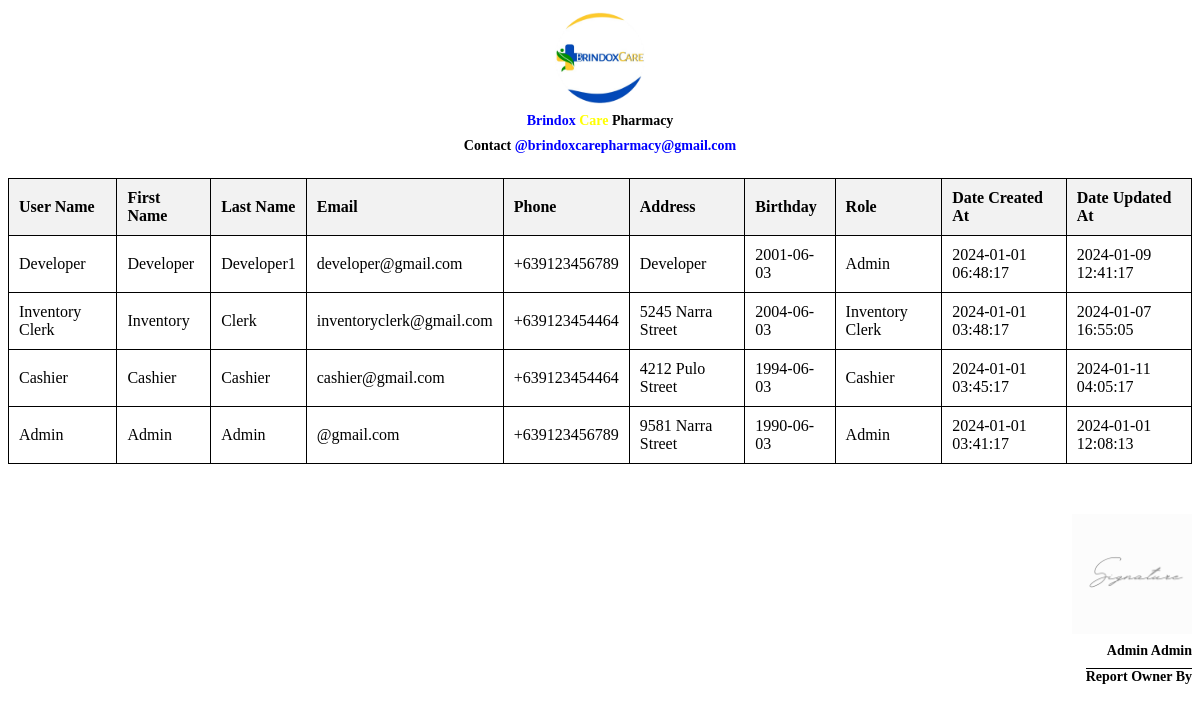
The page /getdata/account_data_query.php (signed in) on the database its author committed.
### tables this page shows
CREATE TABLE `user` (
  `user_id` int(222) NOT NULL AUTO_INCREMENT PRIMARY KEY,
  `username` varchar(222) NOT NULL,
  `firstname` varchar(222) NOT NULL,
  `lastname` varchar(222) NOT NULL,
  `email` varchar(222) NOT NULL,
  `phone` varchar(222) NOT NULL,
  `address` varchar(222) NOT NULL,
  `birthday` date NOT NULL,
  `password` varchar(222) NOT NULL,
  `role` varchar(222) NOT NULL COMMENT 'Admin, Super Admin, Cashier, Inventory Clerk',
  `image` varchar(222) NOT NULL,
  `signature` varchar(222) NOT NULL,
  `session_attempt` int(11) NOT NULL,
  `code` varchar(222) NOT NULL,
  `time` varchar(222) NOT NULL,
  `status` varchar(222) NOT NULL,
  `created_by` int(222) NOT NULL,
  `updated_by` int(222) NOT NULL,
  `date_created_at` datetime NOT NULL,
  `date_updated_at` datetime NOT NULL
);

### getdata/account_data_query.php (the view, shortened to what this page needs)
<!DOCTYPE html>
<html lang="en">
<head>
</head>
<body>
    <div style="display: flex;justify-content: center;align-items: center;flex-direction: column;height: 100%; text-align: center;left: 25px;">
        <img src="../assets/images/default_images/brindox.png" width='100' height='100' style="border-radius: 50%; border: 0; object-fit: cover;" />
        <h1 style="margin: 0; padding: 0; line-height: 1.8; font-size: 14px; color: blue;">
            Brindox <span style="color: yellow;">Care</span> <span style="color: black;">Pharmacy</span>
        </h1>
        <h1 style="margin: 0;padding: 0;line-height: 1.8;font-size: 14px;color: blue;">
            <span style="color: black;">Contact</span> @brindoxcarepharmacy@gmail.com
        </h1>
    </div>
    <table>
        <thead>
            <th>User Name</th>
            <th>First Name</th>
            <th>Last Name</th>
            <th>Email</th>
            <th>Phone</th>
            <th>Address</th>
            <th>Birthday</th>
            <th>Role</th>
            <th>Date Created At</th>
            <th>Date Updated At</th>
        </thead>
        <tbody>
            <?php
            include '../config/connect.php';
            $user_list_query = "SELECT * FROM `user` ORDER BY `user_id` DESC";
            $user_list_result = mysqli_query($conn, $user_list_query);
            if (mysqli_num_rows($user_list_result) > 0) {
                while ($row = mysqli_fetch_array($user_list_result)) { ?>
                    <tr>
                        <td><?php echo $row["username"] ?></td>
                        <td><?php echo $row["firstname"] ?></td>
                        <td><?php echo $row["lastname"] ?></td>
                        <td><?php echo $row["email"] ?></td>
                        <td><?php echo $row["phone"] ?></td>
                        <td><?php echo $row["address"] ?></td>
                        <td><?php echo $row["birthday"] ?></td>
                        <td><?php echo $row["role"] ?></td>
                        <td><?php echo $row["date_created_at"] ?></td>
                        <td><?php echo $row["date_updated_at"] ?></td>
                    </tr>
            <?php
                }
            }
            ?>
        </tbody>
    </table>
    <div style="align-items: right;flex-direction: column;height: 100%; text-align: right;right: 25px; padding-top: 50px;">
        <?php
        $user_query = "SELECT * FROM `user` WHERE `user_id` = '" . $_SESSION["user_id_admin"] . "' ORDER BY `user_id` DESC";
        $user_result = mysqli_query($conn, $user_query);
        $user = mysqli_fetch_array($user_result);
        if (is_array($user)) { ?>
            <?php if (empty($user['signature'])) { ?>
                <img src="../assets/images/default_images/Signature.png" width='120' height='120' style="opacity: 50%; border: 0; object-fit: cover;" />
            <?php } else { ?>
                <img src="../assets/images/signature_images/<?php echo $user["signature"]; ?>" width='120' height='120' style="opacity: 50%; border: 0; object-fit: cover;" />
        <?php }
        } ?>
        <h5 style="margin: 0; padding: 0; line-height: 1.8; font-size: 14px; color: black;">
            <span style="color: black;"><?php echo $user["firstname"] ?></span> <span style="color: black;"><?php echo $user["lastname"] ?></span>
        </h5>
        <h1 style="margin: 0;padding: 0;line-height: 1.8;font-size: 14px;color: blue;">
            <span style="color: black; font-weight: 900; border-top: solid 1px #000; width: 200px;">Report Owner By</span>
        </h1>
    </div>
</body>
</html>

### getdata/account_data_query.php (style rules this page uses)
table { border-collapse: collapse; margin-top: 20px; width: 100%; }
table, th, td { border: 1px solid black; padding: 10px; text-align: left; }
th { background-color: #f2f2f2; }

### rows shown on the page
user: username "Developer", firstname "Developer", lastname "Developer1", email "developer@gmail.com", phone "+639123456789", address "Developer", birthday "2001-06-03", role "Admin", date_created_at "2024-01-01 06:48:17", date_updated_at "2024-01-09 12:41:17"
user: username "Inventory Clerk", firstname "Inventory", lastname "Clerk", email "inventoryclerk@gmail.com", phone "+639123454464", address "5245 Narra Street", birthday "2004-06-03", role "Inventory Clerk", date_created_at "2024-01-01 03:48:17", date_updated_at "2024-01-07 16:55:05"
user: username "Cashier", firstname "Cashier", lastname "Cashier", email "cashier@gmail.com", phone "+639123454464", address "4212 Pulo Street", birthday "1994-06-03", role "Cashier", date_created_at "2024-01-01 03:45:17", date_updated_at "2024-01-11 04:05:17"
user: username "Admin", firstname "Admin", lastname "Admin", email "@gmail.com", phone "+639123456789", address "9581 Narra Street", birthday "1990-06-03", role "Admin", date_created_at "2024-01-01 03:41:17", date_updated_at "2024-01-01 12:08:13"
